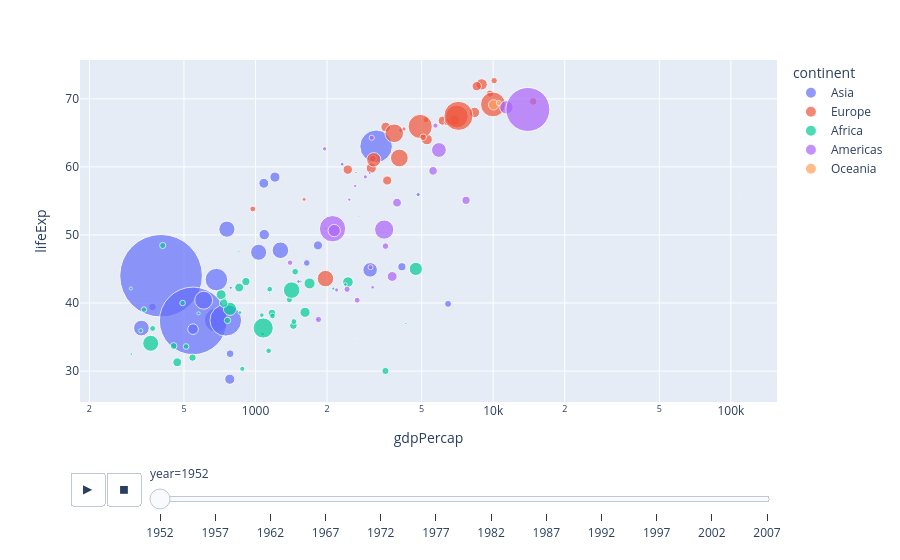

This figure's notebook cell:
### Markdown cell above
If you hover over the large purple dots, you'll see something strange... China appears in the data multiple times. This is because there's a large purple dot plotted for every year that data was recorded for China. It's confusing to have them all plotted on the same plot at the same time, so let's add in the animation that shows different values of GDP and life expectancy at different times.

### Code cell
# Add animation
fig = px.scatter(df,
                 x="gdpPercap",
                 y="lifeExp",
                 size="pop",
                 color="continent",
                 hover_name="country",
                 log_x=True,
                 size_max=90,
                 animation_frame="year"
                 )

fig.show()

### Figure 1 — Plotly figure (JSON) as saved in the notebook; plotly's stock layout.template omitted (floating-point values rounded to 4 significant figures)
{"data": [{"hovertemplate": "<b>%{hovertext}</b><br><br>continent=Asia<br>year=1952<br>gdpPercap=%{x}<br>lifeExp=%{y}<br>pop=%{marker.size}<extra></extra>", "hovertext": ["Afghanistan", "Bahrain", "Bangladesh", "Cambodia", "China", "Hong Kong, China", "India", "Indonesia", "Iran", "Iraq", "Israel", "Japan", "Jordan", "Korea, Dem. Rep.", "Korea, Rep.", "Kuwait", "Lebanon", "Malaysia", "Mongolia", "Myanmar", "Nepal", "Oman", "Pakistan", "Philippines", "Saudi Arabia", "Singapore", "Sri Lanka", "Syria", "Taiwan", "Thailand", "Vietnam", "West Bank and Gaza", "Yemen, Rep."], "legendgroup": "Asia", "marker": {"color": "#636efa", "size": [8425333, 120447, 46886859, 4693836, 556263527, 2125900, 372000000, 82052000, 17272000, 5441766, 1620914, 86459025, 607914, 8865488, 20947571, 160000, 1439529, 6748378, 800663, 20092996, 9182536, 507833, 41346560, 22438691, 4005677, 1127000, 7982342, 3661549, 8550362, 21289402, 26246839, 1030585, 4963829], "sizemode": "area", "sizeref": 162800.0, "symbol": "circle"}, "mode": "markers", "name": "Asia", "orientation": "v", "showlegend": true, "type": "scatter", "x": [779.4, 9867.0, 684.2, 368.5, 400.4, 3054.0, 546.6, 749.7, 3035.0, 4130.0, 4087.0, 3217.0, 1547.0, 1088.0, 1031.0, 108400.0, 4835.0, 1831.0, 786.6, 331, 545.9, 1828.0, 684.6, 1273.0, 6460.0, 2315.0, 1084.0, 1643.0, 1207.0, 757.8, 605.1, 1516.0, 781.7], "xaxis": "x", "y": [28.8, 50.94, 37.48, 39.42, 44, 60.96, 37.37, 37.47, 44.87, 45.32, 65.39, 63.03, 43.16, 50.06, 47.45, 55.56, 55.93, 48.46, 42.24, 36.32, 36.16, 37.58, 43.44, 47.75, 39.88, 60.4, 57.59, 45.88, 58.5, 50.85, 40.41, 43.16, 32.55], "yaxis": "y"}, {"hovertemplate": "<b>%{hovertext}</b><br><br>continent=Europe<br>year=1952<br>gdpPercap=%{x}<br>lifeExp=%{y}<br>pop=%{marker.size}<extra></extra>", "hovertext": ["Albania", "Austria", "Belgium", "Bosnia and Herzegovina", "Bulgaria", "Croatia", "Czech Republic", "Denmark", "Finland", "France", "Germany", "Greece", "Hungary", "Iceland", "Ireland", "Italy", "Montenegro", "Netherlands", "Norway", "Poland", "Portugal", "Romania", "Serbia", "Slovak Republic", "Slovenia", "Spain", "Sweden", "Switzerland", "Turkey", "United Kingdom"], "legendgroup": "Europe", "marker": {"color": "#EF553B", "size": [1282697, 6927772, 8730405, 2791000, 7274900, 3882229, 9125183, 4334000, 4090500, 42459667, 69145952, 7733250, 9504000, 147962, 2952156, 47666000, 413834, 10381988, 3327728, 25730551, 8526050, 16630000, 6860147, 3558137, 1489518, 28549870, 7124673, 4815000, 22235677, 50430000], "sizemode": "area", "sizeref": 162800.0, "symbol": "circle"}, "mode": "markers", "name": "Europe", "orientation": "v", "showlegend": true, "type": "scatter", "x": [1601.0, 6137.0, 8343.0, 973.5, 2444.0, 3119.0, 6876.0, 9692.0, 6425.0, 7030.0, 7144.0, 3531.0, 5264.0, 7268.0, 5210.0, 4931.0, 2648.0, 8942.0, 10100.0, 4029.0, 3068.0, 3145.0, 3581.0, 5075.0, 4215.0, 3834.0, 8528.0, 14730.0, 1969.0, 9980.0], "xaxis": "x", "y": [55.23, 66.8, 68, 53.82, 59.6, 61.21, 66.87, 70.78, 66.55, 67.41, 67.5, 65.86, 64.03, 72.49, 66.91, 65.94, 59.16, 72.13, 72.67, 61.31, 59.82, 61.05, 58.0, 64.36, 65.57, 64.94, 71.86, 69.62, 43.59, 69.18], "yaxis": "y"}, {"hovertemplate": "<b>%{hovertext}</b><br><br>continent=Africa<br>year=1952<br>gdpPercap=%{x}<br>lifeExp=%{y}<br>pop=%{marker.size}<extra></extra>", "hovertext": ["Algeria", "Angola", "Benin", "Botswana", "Burkina Faso", "Burundi", "Cameroon", "Central African Republic", "Chad", "Comoros", "Congo, Dem. Rep.", "Congo, Rep.", "Cote d'Ivoire", "Djibouti", "Egypt", "Equatorial Guinea", "Eritrea", "Ethiopia", "Gabon", "Gambia", "Ghana", "Guinea", "Guinea-Bissau", "Kenya", "Lesotho", "Liberia", "Libya", "Madagascar", "Malawi", "Mali", "Mauritania", "Mauritius", "Morocco", "Mozambique", "Namibia", "Niger", "Nigeria", "Reunion", "Rwanda", "Sao Tome and Principe", "Senegal", "Sierra Leone", "Somalia", "South Africa", "Sudan", "Swaziland", "Tanzania", "Togo", "Tunisia", "Uganda", "Zambia", "Zimbabwe"], "legendgroup": "Africa", "marker": {"color": "#00cc96", "size": [9279525, 4232095, 1738315, 442308, 4469979, 2445618, 5009067, 1291695, 2682462, 153936, 14100005, 854885, 2977019, 63149, 22223309, 216964, 1438760, 20860941, 420702, 284320, 5581001, 2664249, 580653, 6464046, 748747, 863308, 1019729, 4762912, 2917802, 3838168, 1022556, 516556, 9939217, 6446316, 485831, 3379468, 33119096, 257700, 2534927, 60011, 2755589, 2143249, 2526994, 14264935, 8504667, 290243, 8322925, 1219113, 3647735, 5824797, 2672000, 3080907], "sizemode": "area", "sizeref": 162800.0, "symbol": "circle"}, "mode": "markers", "name": "Africa", "orientation": "v", "showlegend": true, "type": "scatter", "x": [2449.0, 3521.0, 1063.0, 851.2, 543.3, 339.3, 1173.0, 1071.0, 1179.0, 1103.0, 780.5, 2126.0, 1389.0, 2670.0, 1419.0, 375.6, 328.9, 362.1, 4293.0, 485.2, 911.3, 510.2, 299.9, 853.5, 298.8, 575.6, 2388.0, 1443.0, 369.2, 452.3, 743.1, 1968.0, 1688.0, 468.5, 2424.0, 761.9, 1077.0, 2719.0, 493.3, 879.6, 1450.0, 879.8, 1136.0, 4725.0, 1616.0, 1148.0, 716.7, 859.8, 1468.0, 734.8, 1147.0, 406.9], "xaxis": "x", "y": [43.08, 30.02, 38.22, 47.62, 31.98, 39.03, 38.52, 35.46, 38.09, 40.72, 39.14, 42.11, 40.48, 34.81, 41.89, 34.48, 35.93, 34.08, 37.0, 30, 43.15, 33.61, 32.5, 42.27, 42.14, 38.48, 42.72, 36.68, 36.26, 33.69, 40.54, 50.99, 42.87, 31.29, 41.73, 37.44, 36.32, 52.72, 40, 46.47, 37.28, 30.33, 32.98, 45.01, 38.63, 41.41, 41.22, 38.6, 44.6, 39.98, 42.04, 48.45], "yaxis": "y"}, {"hovertemplate": "<b>%{hovertext}</b><br><br>continent=Americas<br>year=1952<br>gdpPercap=%{x}<br>lifeExp=%{y}<br>pop=%{marker.size}<extra></extra>", "hovertext": ["Argentina", "Bolivia", "Brazil", "Canada", "Chile", "Colombia", "Costa Rica", "Cuba", "Dominican Republic", "Ecuador", "El Salvador", "Guatemala", "Haiti", "Honduras", "Jamaica", "Mexico", "Nicaragua", "Panama", "Paraguay", "Peru", "Puerto Rico", "Trinidad and Tobago", "United States", "Uruguay", "Venezuela"], "legendgroup": "Americas", "marker": {"color": "#ab63fa", "size": [17876956, 2883315, 56602560, 14785584, 6377619, 12350771, 926317, 6007797, 2491346, 3548753, 2042865, 3146381, 3201488, 1517453, 1426095, 30144317, 1165790, 940080, 1555876, 8025700, 2227000, 662850, 157553000, 2252965, 5439568], "sizemode": "area", "sizeref": 162800.0, "symbol": "circle"}, "mode": "markers", "name": "Americas", "orientation": "v", "showlegend": true, "type": "scatter", "x": [5911.0, 2677.0, 2109.0, 11370.0, 3940.0, 2144.0, 2627.0, 5587.0, 1398.0, 3522.0, 3048.0, 2428.0, 1840.0, 2195.0, 2899.0, 3478.0, 3112.0, 2480.0, 1952.0, 3759.0, 3082.0, 3023.0, 13990.0, 5717.0, 7690.0], "xaxis": "x", "y": [62.48, 40.41, 50.92, 68.75, 54.74, 50.64, 57.21, 59.42, 45.93, 48.36, 45.26, 42.02, 37.58, 41.91, 58.53, 50.79, 42.31, 55.19, 62.65, 43.9, 64.28, 59.1, 68.44, 66.07, 55.09], "yaxis": "y"}, {"hovertemplate": "<b>%{hovertext}</b><br><br>continent=Oceania<br>year=1952<br>gdpPercap=%{x}<br>lifeExp=%{y}<br>pop=%{marker.size}<extra></extra>", "hovertext": ["Australia", "New Zealand"], "legendgroup": "Oceania", "marker": {"color": "#FFA15A", "size": [8691212, 1994794], "sizemode": "area", "sizeref": 162800.0, "symbol": "circle"}, "mode": "markers", "name": "Oceania", "orientation": "v", "showlegend": true, "type": "scatter", "x": [10040.0, 10560.0], "xaxis": "x", "y": [69.12, 69.39], "yaxis": "y"}], "layout": {"legend": {"itemsizing": "constant", "title": {"text": "continent"}, "tracegroupgap": 0}, "margin": {"t": 60}, "sliders": [{"active": 0, "currentvalue": {"prefix": "year="}, "len": 0.9, "pad": {"b": 10, "t": 60}, "steps": [{"args": [["1952"], {"frame": {"duration": 0, "redraw": false}, "fromcurrent": true, "mode": "immediate", "transition": {"duration": 0, "easing": "linear"}}], "label": "1952", "method": "animate"}, {"args": [["1957"], {"frame": {"duration": 0, "redraw": false}, "fromcurrent": true, "mode": "immediate", "transition": {"duration": 0, "easing": "linear"}}], "label": "1957", "method": "animate"}, {"args": [["1962"], {"frame": {"duration": 0, "redraw": false}, "fromcurrent": true, "mode": "immediate", "transition": {"duration": 0, "easing": "linear"}}], "label": "1962", "method": "animate"}, {"args": [["1967"], {"frame": {"duration": 0, "redraw": false}, "fromcurrent": true, "mode": "immediate", "transition": {"duration": 0, "easing": "linear"}}], "label": "1967", "method": "animate"}, {"args": [["1972"], {"frame": {"duration": 0, "redraw": false}, "fromcurrent": true, "mode": "immediate", "transition": {"duration": 0, "easing": "linear"}}], "label": "1972", "method": "animate"}, {"args": [["1977"], {"frame": {"duration": 0, "redraw": false}, "fromcurrent": true, "mode": "immediate", "transition": {"duration": 0, "easing": "linear"}}], "label": "1977", "method": "animate"}, {"args": [["1982"], {"frame": {"duration": 0, "redraw": false}, "fromcurrent": true, "mode": "immediate", "transition": {"duration": 0, "easing": "linear"}}], "label": "1982", "method": "animate"}, {"args": [["1987"], {"frame": {"duration": 0, "redraw": false}, "fromcurrent": true, "mode": "immediate", "transition": {"duration": 0, "easing": "linear"}}], "label": "1987", "method": "animate"}, {"args": [["1992"], {"frame": {"duration": 0, "redraw": false}, "fromcurrent": true, "mode": "immediate", "transition": {"duration": 0, "easing": "linear"}}], "label": "1992", "method": "animate"}, {"args": [["1997"], {"frame": {"duration": 0, "redraw": false}, "fromcurrent": true, "mode": "immediate", "transition": {"duration": 0, "easing": "linear"}}], "label": "1997", "method": "animate"}, {"args": [["2002"], {"frame": {"duration": 0, "redraw": false}, "fromcurrent": true, "mode": "immediate", "transition": {"duration": 0, "easing": "linear"}}], "label": "2002", "method": "animate"}, {"args": [["2007"], {"frame": {"duration": 0, "redraw": false}, "fromcurrent": true, "mode": "immediate", "transition": {"duration": 0, "easing": "linear"}}], "label": "2007", "method": "animate"}], "x": 0.1, "xanchor": "left", "y": 0, "yanchor": "top"}], "updatemenus": [{"buttons": [{"args": [null, {"frame": {"duration": 500, "redraw": false}, "fromcurrent": true, "mode": "immediate", "transition": {"duration": 500, "easing": "linear"}}], "label": "&#9654;", "method": "animate"}, {"args": [[null], {"frame": {"duration": 0, "redraw": false}, "fromcurrent": true, "mode": "immediate", "transition": {"duration": 0, "easing": "linear"}}], "label": "&#9724;", "method": "animate"}], "direction": "left", "pad": {"r": 10, "t": 70}, "showactive": false, "type": "buttons", "x": 0.1, "xanchor": "right", "y": 0, "yanchor": "top"}], "xaxis": {"anchor": "y", "domain": [0, 1], "title": {"text": "gdpPercap"}, "type": "log"}, "yaxis": {"anchor": "x", "domain": [0, 1], "title": {"text": "lifeExp"}}}}
